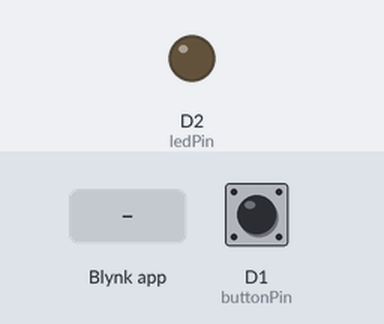
Bench run of a sketch on a simulated ESP8266 (NodeMCU). Shown: output pins drawn as LEDs (lit = HIGH). The test bench sets the inputs (shaded band); at power-on: D1 (buttonPin) HIGH. WiFi joins after 1.5 s; servers stay silent unless stated.

Above: at 3.0 s.
3.1 s: D1 (buttonPin) pulled LOW for 3.2 s
At 7.4 s:
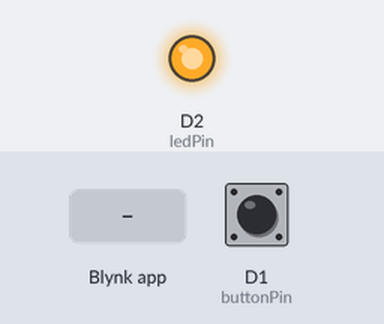
7.8 s: D1 (buttonPin) pulled LOW for 0.15 s
At 8.6 s:
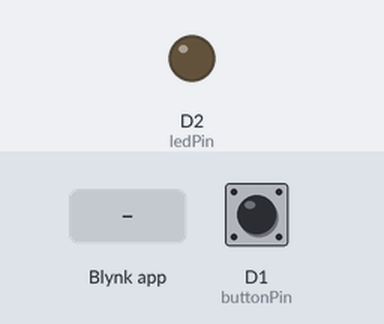
9.4 s: Blynk app writes 1 to V2
At 9.8 s:
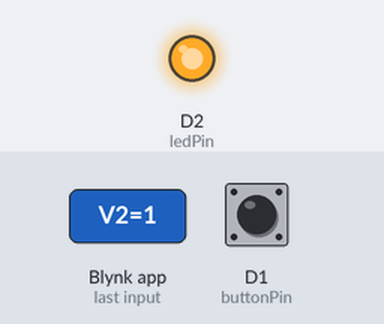
Timing chart, 0 to 12.4 s (numbered marks = the images above; inputs shaded):
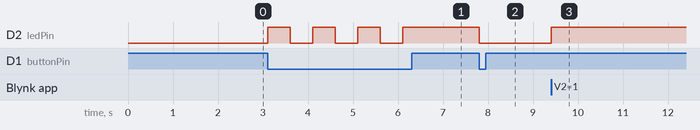

The sketch:

mau.ino
```cpp
#include <ESP8266WiFi.h>
#include <BlynkSimpleEsp8266.h>

#define BLYNK_TEMPLATE_ID "TMPL6JtueX2yD"
#define BLYNK_TEMPLATE_NAME "Project"
#define BLYNK_AUTH_TOKEN "nalD87Ul5wRw8WMQCY1UI6CurMdB9-TW"

// Thông tin kết nối WiFi
char auth[] = "nalD87Ul5wRw8WMQCY1UI6CurMdB9-TW";  // Thay YOUR_AUTH_TOKEN bằng token Blynk của bạn
char ssid[] = "long";   // Thay YOUR_WIFI_SSID bằng tên WiFi của bạn
char pass[] = "11111111";   // Thay YOUR_WIFI_PASS bằng mật khẩu WiFi của bạn

// Chân kết nối
#define buttonPin D1  // Chân kết nối nút bấm
#define ledPin D2     // Chân kết nối đèn LED

// Biến trạng thái
bool ledState = LOW;

void setup() {
  Serial.begin(9600);
  // Thiết lập chân đầu vào và đầu ra
  pinMode(buttonPin, INPUT_PULLUP);
  pinMode(ledPin, OUTPUT);
  // Kết nối WiFi
  Blynk.begin(auth, ssid, pass);
  // Gán giá trị ban đầu cho đèn LED
  digitalWrite(ledPin, ledState);
}
BLYNK_WRITE(V2){
  int relayVal = param.asInt();
  if(relayVal == 1){
    digitalWrite(ledPin, HIGH);                 // bật relay
  }else {
    digitalWrite(ledPin, LOW);
  }
  delay(1000);
}

void loop() {
  Blynk.run();

  // Đọc trạng thái của nút bấm
  bool buttonState = digitalRead(buttonPin);

  // Nếu nút bấm được nhấn (trạng thái LOW)
  if (buttonState == LOW) {
    // Đảo trạng thái đèn LED
    ledState = !ledState;

    // Gửi giá trị mới của đèn LED lên Blynk App
    Blynk.virtualWrite(V2, ledState);

    // Cập nhật trạng thái đèn LED
    digitalWrite(ledPin, ledState);
    delay(500);  // Đợi 200ms để tránh nhận nhiều lần nhấn từ cùng một lần nhấn
  }
}
```

Measured:
- after the input at 3.1 s, D2 (ledPin): alternates HIGH for 0.50 s and LOW for 0.50 s, 7 changes in all, then stays HIGH, starting at once
- after the input at 7.8 s, D2 (ledPin): HIGH → LOW at once
- after the input at 9.4 s, D2 (ledPin): LOW → HIGH at once
